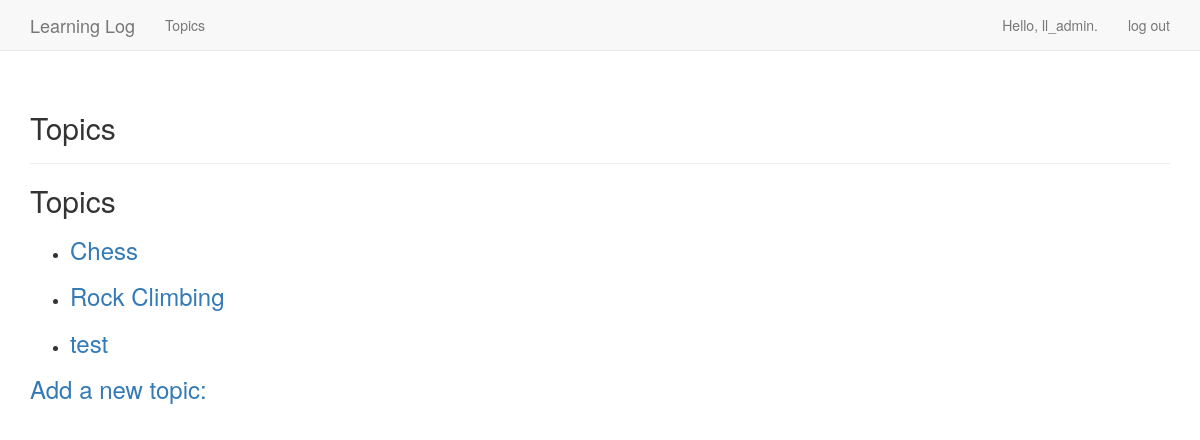
Screenshot of /learning_logs/topics/ (signed in) with the database file from the repository.
### learning_logs/models.py (models this page shows)
class Topic(models.Model) :
  text = models.CharField(max_length = 200)
  date_added = models.DateTimeField(auto_now_add = True)
  owner = models.ForeignKey(User, on_delete = models.CASCADE)
  def __str__(self) :
    return self.text

### learning_logs/views.py (the view)
# urls.py: path('topics/', views.topics, name = "topics"),
@login_required
def topics(request) :
  topics = Topic.objects.filter(owner=request.user).order_by("date_added")
  context = {"topics": topics}
  return render(request, "learning_logs/topics.html", context)

### learning_logs/templates/learning_logs/topics.html
{% extends "learning_logs/base.html" %}
{% block content %}
{% block header %}
<h2>Topics</h2>
{% endblock header %}
<ul>
  {% for topic in topics %}
  <li>
    <h3>
      <a href = "{% url 'learning_logs:topic' topic.id %}">{{ topic }}</a>
    </h3>
  </li>
  {% empty %}
  <li>No topics have been added yet.</li>
  {% endfor %}
</ul>
<h3>
<a href = "{% url 'learning_logs:new_topic' %}"> Add a new topic:</a>
</h3>
{% endblock content %}

### learning_logs/templates/learning_logs/base.html (shortened to what this page needs)
{% load bootstrap3 %}
<!DOCTYPE html>
<html lang='en'>
  <head>
    {% bootstrap_css %}
  </head>
  <body>
    <nav class = "navbar navbar-default navbar-static-top">
      <div class = "container">
        <div class = "navbar-header">
          <a class = "navbar-brand" href = "{% url 'learning_logs:index' %}">
            Learning Log</a>
        </div>
        <div id = "navbar" class = "navbar-collapse collapse">
          <ul class = "nav navbar-nav">
            <li><a href = "{% url 'learning_logs:topics' %}">Topics</a></li>
          </ul>
          <ul class = "nav navbar-nav navbar-right">
            {% if user.is_authenticated %}
              <li><a>Hello, {{ user.username }}.</a></li>
              <li><a href = "{% url 'users:logout' %}">log out</a></li>
            {% else %}
            <li><a href = "{% url 'users:register' %}" >register</a></li>
            <li><a href = "{% url 'users:login' %}">log in</a></li>
            {% endif %}
          </ul>
        </div>
      </div>
    </nav>
    <div class = "container">
      <div class = "page-header">
        {% block header %}{% endblock header %}
      </div>
      <div>
        {% block content %}{% endblock content %}
      </div>
    </div>
  </body>
</html>

### rows the page displays
Topic: text "Chess"
Topic: text "Rock Climbing"
Topic: text "test"

### other values shown
{{ user.username }} "ll_admin"
